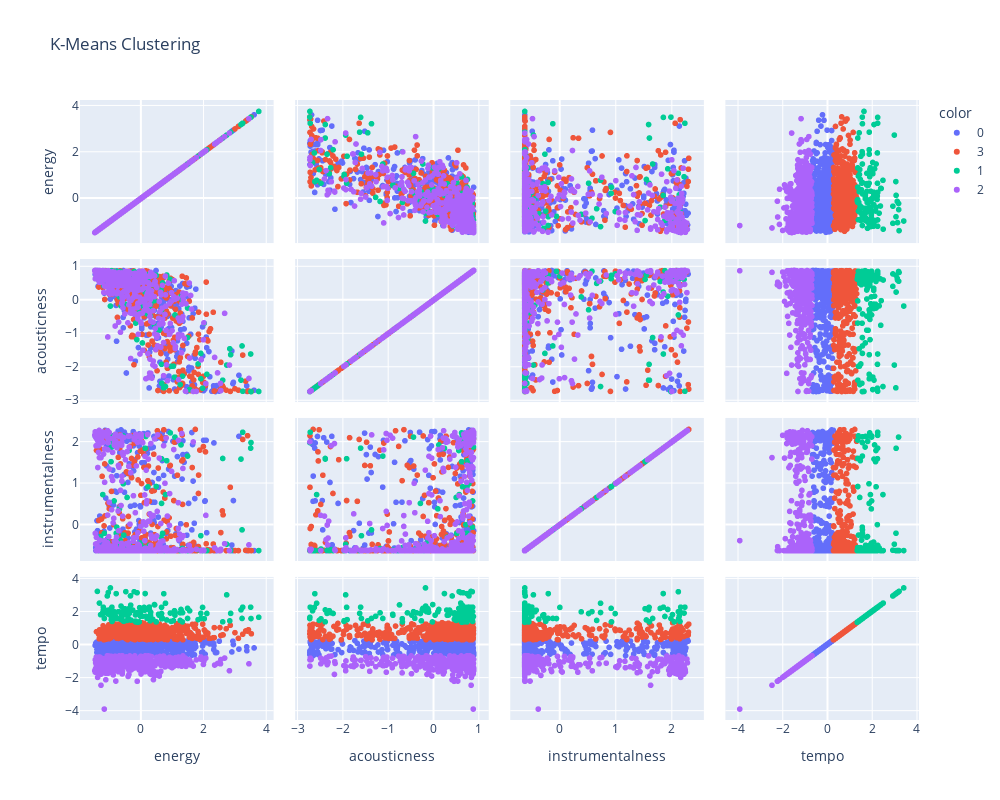

This figure's notebook cell:
### Code cell
px.scatter_matrix(tracks_features_scaled, dimensions=features, 
    color=tracks_features.KMeans_cluster.astype(str),
    width=1000, height=800,
    title='K-Means Clustering')
